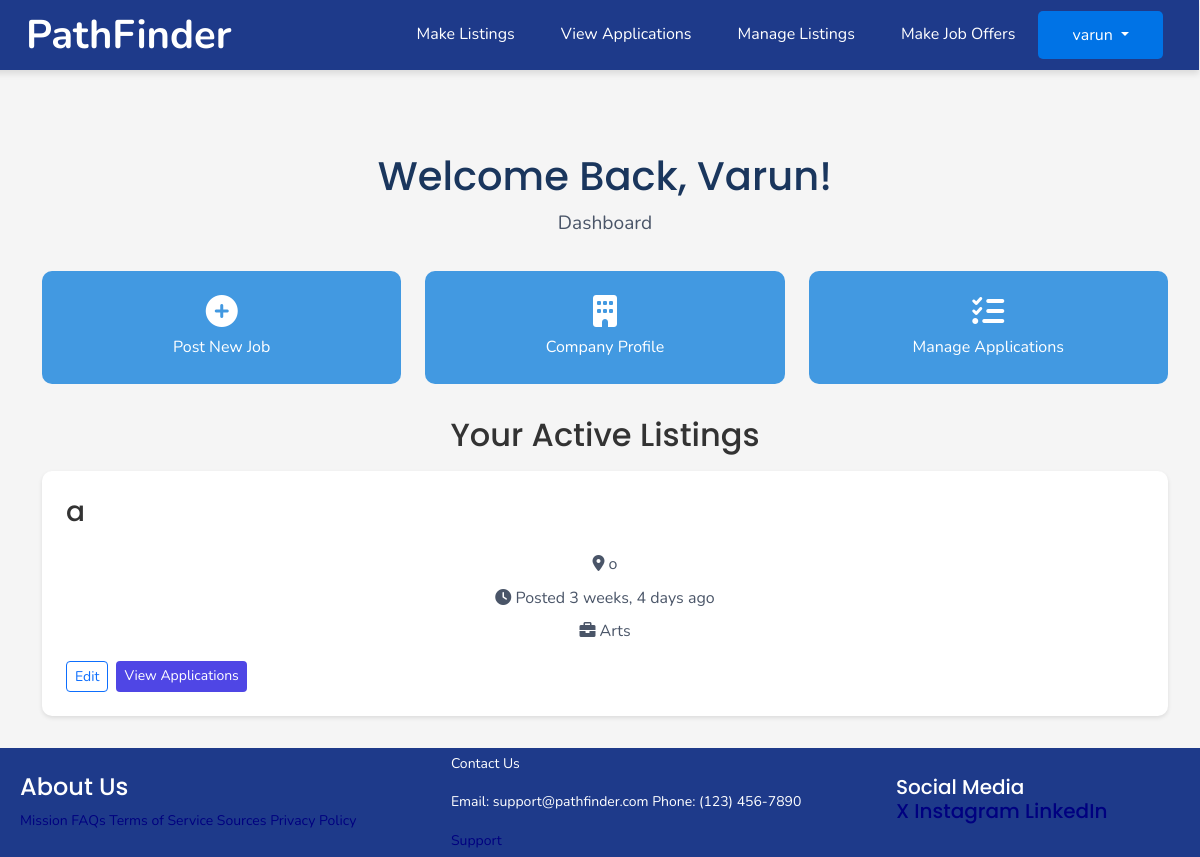
Before: / (signed in) with the older database file.
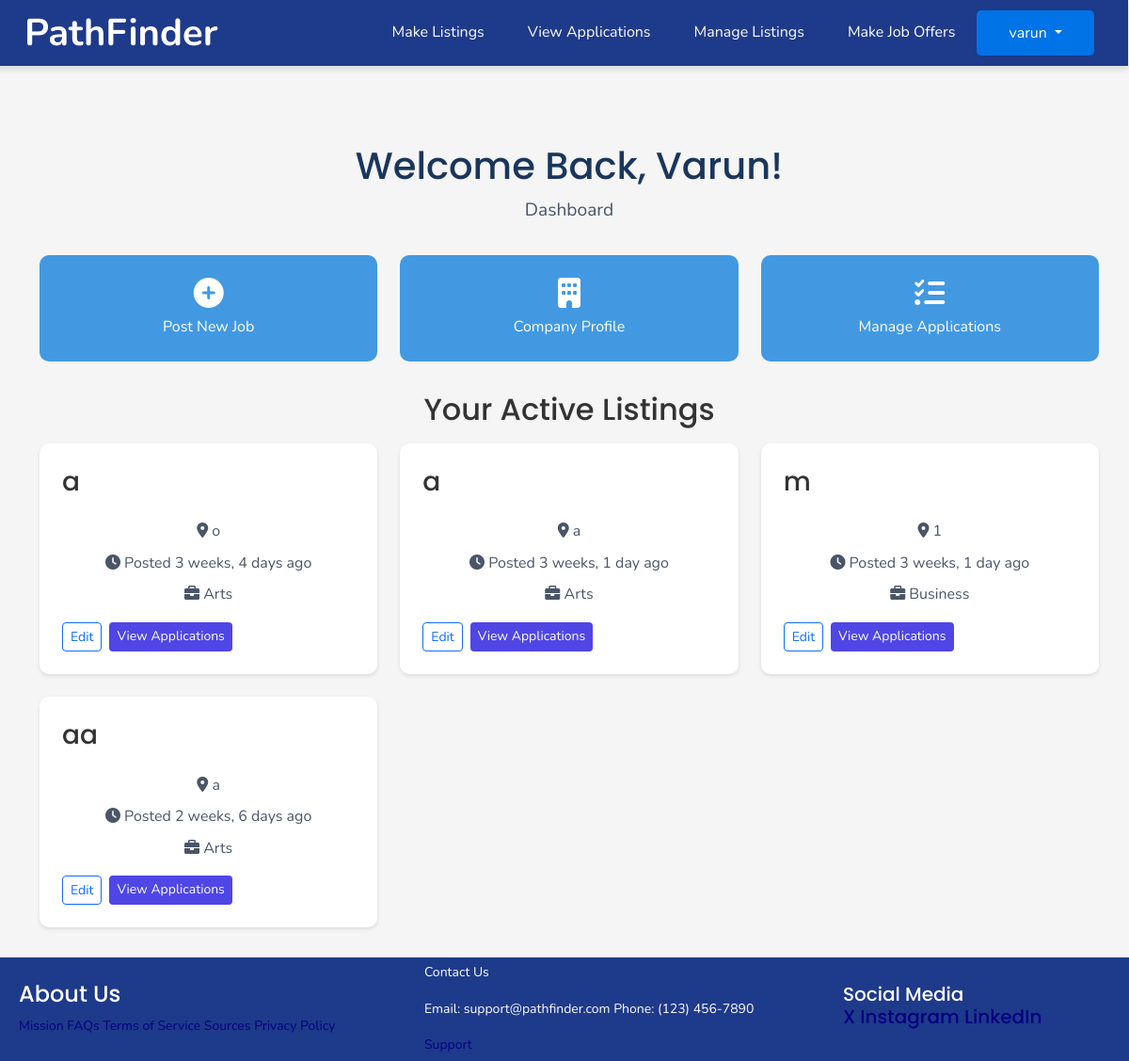
After: the same page with the newer database file.
### joblist/models.py (models this page shows, shortened)
class CustomUser(AbstractUser):
    choices = ( ("Student", "Student"),
               ("Employer", "Employer"),
               ("Mentor", "Mentor"))
    role = models.CharField(max_length=20, choices = choices)
    first_name = models.TextField()
    last_name = models.TextField()
    choices = ( ("male", "male"),
               ("female", "female"),
               ("prefer not to say", "prefer not to say"))
    gender = models.CharField(choices=choices, max_length=20)
    birthday = models.DateField(null=True, blank=True)
    phone = models.TextField()
    email = models.TextField()
    status_mentor = models.TextField(default="pending")
    mentor = models.ForeignKey(applicationMentor, on_delete=models.CASCADE, null = True, blank=True)
    address = models.TextField()
    offers = models.ManyToManyField(JobListing, related_name='offers', blank=True)
    recieveemails = models.BooleanField(default=False)
    REQUIRED_FIELDS = ["phone","birthday","gender", "email", "address", "first_name", "last_name", "role"]

class JobListing(models.Model):
    jobtypechoices = ( ("Arts", "Arts"),
                      ("Business", "Business"),
                        ("Communications", "Communications"),
                        ("Education", "Education"),
                        ("Healthcare", "Healthcare"),
                        ("Hospitality", "Hospitality"),
                        ("Information Technology", "Information Technology"),
                        ("Law Enforcement", "Law Enforcement"),
                        ("Sales and Marketing", "Sales and Marketing"),
                        ("Science", "Science"),
                        ("Transportation", "Transportation"),
                        ("Other", "Other"
                        ))
    jobfield = models.CharField(
        choices=jobtypechoices,
        max_length=100,
        null=True,
        blank=True,
        default='other')
    job_title = models.CharField(max_length=100)
    description = models.TextField()
    date_posted = models.DateTimeField(default=timezone.now)
    salary = models.IntegerField()
    author = models.ForeignKey(User, on_delete=models.CASCADE)
    company_name = models.CharField(max_length=100, default='Unknown Company')
    location = models.CharField(max_length=100)
    benefits = models.TextField(max_length=1000)
    job_type = models.CharField(choices = (("Part-Time", "Part-Time"), ("Full-Time", "Full-Time"), ("Other", "Other")), max_length=100)
    job_requirements = models.TextField(max_length=100)
    company_info = models.TextField(max_length=1000)
    notes = models.TextField(max_length=1000)
    status = models.TextField()

### joblist/views.py (the view, shortened to what this page needs)
# urls.py: path('', views.home, name="homepage"),
def home(request):
    user = request.user
    context = {'user': user}
    if user.is_authenticated:
        if user.is_superuser:
            context['admin'] = True
            context['total_users'] = CustomUser.objects.count()
            context['total_jobs'] = JobListing.objects.count()
            context['total_applications'] = JobApply.objects.count()
            job_categories = JobListing.objects.values('job_type').annotate(count=Count('job_type'))
            context['job_categories'] = {item['job_type']: item['count'] for item in job_categories}
        else:
            context['admin'] = False
            if user.role == "Employer":
                job_listings = JobListing.objects.filter(author=user)
                context['job_listings'] = job_listings
                apps_per_job = {}
                for job in job_listings:
                    apps_per_job[job.job_title] = JobApply.objects.filter(job=job).count()
                context['apps_per_job'] = apps_per_job
    return render(request, 'joblist/home.html', context)

### joblist/templates/joblist/home.html (shortened to what this page needs)
{% extends "joblist/base.html" %}
{% load static %}
{% block content %}
<link rel="stylesheet" href="{% static 'css/homepage.css' %}">
{% if user.is_authenticated %}
    {% if user.is_superuser %}
    <div class="admin-dashboard">
        <h2>Admin Dashboard</h2>
        <div class="admin-buttons">
            <a href = '{% url 'approve-mentor' %}' class="admin-btn">
                <i class="fas fa-users"></i>
                Start Reviewing Mentors
            </a>
            <a href = '{% url 'approve-job' %}' class="admin-btn">
                <i class="fas fa-briefcase"></i>
                Start Reviewing Jobs
            </a>
        </div>
    </div>
    {% elif user.role == "Employer" %}
    <div class="dashboard-container">
        <div class="welcome-section">
            <h1>Welcome Back, {{ user.first_name }}!</h1>
            <p class="welcome-subtitle">{{ user.company_name }} Dashboard</p>
        </div>
        <div class="quick-actions">
            <a href="{% url 'make-listings' -1 %}" class="action-card">
                <i class="fas fa-plus-circle"></i>
                <span>Post New Job</span>
            </a>
            <a href="{% url 'manage-listings' %}" class="action-card">
                <i class="fas fa-building"></i>
                <span>Company Profile</span>
            </a>
            <a href="{% url 'view-applications' %}" class="action-card">
                <i class="fas fa-tasks"></i>
                <span>Manage Applications</span>
            </a>
        </div>
        <div class="listings-section">
            <h2>Your Active Listings</h2>
            <div class="listings-grid">
                {% if job_listings %}
                    {% for job in job_listings %}
                    <div class="listing-card">
                        <div class="listing-header">
                            <h3>{{ job.job_title }}       </h3>
                        </div>
                        <div class="listing-details">
                            <p><i class="fas fa-map-marker-alt"></i> {{ job.location }}</p>
                            <p><i class="fas fa-clock"></i> Posted {{ job.date_posted|timesince }} ago</p>
                            <p><i class="fas fa-briefcase"></i> {{ job.jobfield }}</p>
                        </div>
                        <div class="listing-actions">
                            <a href="{% url 'manage-listings' %}" class="btn btn-outline-primary btn-sm">Edit</a>
                            <a href="{% url 'view-applications' %}" class="btn btn-primary btn-sm">View Applications</a>
                        </div>
                    </div>
                    {% endfor %}
                {% else %}
                    <div class="empty-state">
                        <i class="fas fa-briefcase"></i>
                        <p>No active job listings</p>
                        <a href="{% url 'make-listings' -1 %}" class="btn btn-primary">Post Your First Job</a>
                    </div>
                {% endif %}
            </div>
        </div>
    </div>
{% endif %}
{% endif %}
{% endblock content %}

### joblist/templates/joblist/base.html (shortened to what this page needs)
{% load static %}
<!doctype html>
<html lang="en">
  <head>
    <link href='https://cdn.jsdelivr.net/npm/fullcalendar@5.11.3/main.css' rel='stylesheet' />
    <link rel="stylesheet" href="https://cdn.jsdelivr.net/npm/bootstrap@5.3.3/dist/css/bootstrap.min.css">
    <link rel="stylesheet" href="{% static 'css/styles.css' %}">
    <link rel="stylesheet" href="https://cdnjs.cloudflare.com/ajax/libs/font-awesome/6.0.0/css/all.min.css">
  </head>
  <body style="padding-left: 10px">
    <nav class="navbar navbar-expand-sm navbar-custom">
      <div class="container-fluid">
        <a class="navbar-brand" href="/">
          PathFinder
        </a>
        <div class="d-flex ms-auto align-items-center">
  {% if user.is_authenticated %}
  {% if user.is_superuser %}
        <ul class = "navbar-nav">
          <li class = "nav-item"><a class = "nav-link" href = "/">Home</a></li>
          <li class = "nav-item"><a class = "nav-link" href = "/approvelistings">View Pending Job Listings</a></li>
          <li class = "nav-item"><a class = "nav-link" href = "/approvementor">View Pending Mentor Applications</a></li>
        </ul>
    {% elif user.role == "Mentor" %}
          <ul class = "navbar-nav">
            <li class = "nav-item"><a class = "nav-link"href = "/mentorapply">Apply for Mentor</a></li>
            <li class = "nav-item"><a class = "nav-link" href = "/calendar">Calendar</a></li>
            <li class = "nav-item"><a class = "nav-link" href = "/students">Students</a></li>
          </ul>
    {% else %}
          <ul class = "navbar-nav">
            <li class = "nav-item"><a class = "nav-link" href = "{% url 'make-listings' -1 %}">Make Listings</a></li>
            <li class = "nav-item"><a class = "nav-link" href = "/view-applications">View Applications</a></li>
            <li class = "nav-item"><a class = "nav-link" href = "/manage-listings">Manage Listings</a></li>
            <li class = "nav-item"><a class = "nav-link" href = "/offers">Make Job Offers</a></li>
          </ul>
  {% endif %}
  <div class="dropdown" id = "userDropdown">
    <button class="btn dropdown-toggle" type="button" id="userDropdown" data-bs-toggle="dropdown" aria-expanded="false">
      {{ user.username }}
    </button>
  </div>
{% else %}
<a class="nav-link" href="{% url 'account_login' %}">Log In</a>
<a class="btn btn-get-started ms-3" style = "background-color: #1E3A8A; color: white;" href="{% url 'account_signup' %}">Sign Up</a>
{% endif %}
</div>
</div>
</nav>
    <div class="content-area">
      {% block content %}{% endblock %}
    </div>
    <div class="footer-container">
      <div class="footer">
        <div class="footer-heading footer-1">
          <h4>About Us</h4>
          <a href="#">Mission</a>
          <a href="#">FAQs</a>
          <a href="#">Terms of Service</a>
          <a href="/sources">Sources</a>
          <a href="#">Privacy Policy</a>
        </div>
        <div class="footer-heading footer-2">
          <p>Contact Us</p>
          <div style = "clear: both;">
          <p style = "display: inline-block">Email: support@pathfinder.com</p>
          <p style = "display: inline-block; ">Phone: (123) 456-7890</p>
        </div>
          <a  href="#">Support</a>
        </div>
        <div class="footer-heading footer-3">
          <h5>Social Media</52>
            <br>
          <a href="https://x.com/?mx=2">X</a>
          <a href="https://instagram.com">Instagram</a>
          <a href="https://linkedin.com">LinkedIn</a>
        </div>
      </div>
    </div>
  </body>
</html>

### joblist/static/css/styles.css (style rules this page uses)
body { font-family: 'Nunito', sans-serif; }
h1, h2, h3, h4, h5, h6 { font-family: 'Poppins', sans-serif; }
body { margin: 0; font-family: 'Arial', sans-serif; display: flex; flex-direction: column; min-height: 100vh; padding: 0; overflow-x: hidden; }
.navbar-custom { background-color: #1E3A8A; margin-left: -10px; position: fixed; top: 0; left: 0; right: 0; padding: 1rem 1.5rem; box-shadow: 0px 4px 6px rgba(0, 0, 0, 0.1); z-index: 1000; height: 70px; }
.navbar-custom .navbar-brand { color: #FFFFFF; font-size: 2.5rem; font-weight: bold; margin: 0; }
.navbar-custom .nav-link { color: #FFFFFF; text-decoration: none; padding: 0.5rem; }
body { margin: 0; padding: 0; font-family: 'Arial', sans-serif; background-color: #ffffff; color: #333333; line-height: 1.6; }
nav { background-color: #0058b0; color: #ffffff; padding: 15px 20px; display: flex; align-items: center; box-shadow: 0 2px 4px rgba(0, 0, 0, 0.1); position: fixed; top: 0; width: 100.78%; box-sizing: border-box; }
.dropdown { position: relative; display: inline-block; width: 125px; z-index: 11; }
.dropdown button { background-color: #0073e6; color: #ffffff; padding: 12px 20px; font-size: 16px; border: none; border-radius: 5px; cursor: pointer; text-align: center; width: 100%; box-sizing: border-box; transition: background-color 0.3s ease; }
.footer { background-color: #1E3A8A; color: white; padding: 5px 10px; display: flex; justify-content: space-between; align-items: center; flex-wrap: wrap; width: 101%; margin-top: auto; margin-left: -10px; text-align: left; }
.footer .footer-heading { flex: 1 1 auto; padding: 0 10px; font-size: 14px; }
.content-area { flex-grow: 1; padding: 0; margin-top: 120px; text-align: center; width: 100%; }
* { box-sizing: border-box; }
body { margin: 0; padding: 0; font-family: Arial, sans-serif; background-color: #f4f4f9; color: #333; }
nav { background-color: #333; color: #fff; padding: 10px 20px; display: flex; justify-content: space-between; align-items: center; }
nav a { color: #fff; text-decoration: none; margin: 0 15px; transition: color 0.3s ease; }
body { margin: 0; font-family: Arial, sans-serif; background-color: #f5f5f5; color: #333; overflow-x: hidden; overflow-y: scroll; }
a { text-decoration: none; color: #000080; transition: color 0.3s ease; }
button { background-color: #000080; color: #ffffff; border: none; padding: 10px 20px; border-radius: 4px; font-size: 14px; cursor: pointer; transition: background-color 0.3s ease; }
.btn-primary { background: #4F46E5; border: none; }

### joblist/static/css/homepage.css (style rules this page uses)
body { font-family: 'Nunito', sans-serif !important; }
h1, h2, h3, h4, h5, h6 { font-family: 'Poppins', sans-serif; }
.dashboard-container { max-width: 1200px; margin: 0 auto; padding: 2rem; }
.welcome-section { text-align: center; margin-bottom: 3rem; }
.welcome-section h1 { color: #1E3A8A; font-size: 2.5rem; margin-bottom: 0.5rem; }
.welcome-subtitle { color: #64748B; font-size: 1.2rem; }
.welcome-section { margin-bottom: 2rem; text-align: center; }
.welcome-section h1 { font-size: 2.5rem; color: #1a365d; margin-bottom: 0.5rem; }
.welcome-subtitle { color: #4a5568; font-size: 1.2rem; }
.quick-actions { display: grid; grid-template-columns: repeat(auto-fit, minmax(250px, 1fr)); gap: 1.5rem; margin-bottom: 2rem; }
.action-card { background: #4299e1; color: white; padding: 1.5rem; border-radius: 10px; text-align: center; text-decoration: none; transition: background-color 0.2s; display: flex; flex-direction: column; align-items: center; }
.action-card i { font-size: 2rem; margin-bottom: 0.5rem; }
.mentees-grid, .listings-grid { display: grid; grid-template-columns: repeat(auto-fit, minmax(300px, 1fr)); gap: 1.5rem; margin-top: 1rem; }
.mentee-card, .listing-card { background: white; border-radius: 10px; padding: 1.5rem; box-shadow: 0 2px 4px rgba(0,0,0,0.1); }
.mentee-header, .listing-header { display: flex; align-items: center; margin-bottom: 1rem; }
.mentee-details p, .listing-details p { margin: 0.5rem 0; color: #4a5568; }
.mentee-actions, .listing-actions { display: flex; gap: 0.5rem; margin-top: 1rem; }

Changed rows visible on the page:
added JobListing: job_title "a", location "a", date_posted "3 weeks, 1 day", jobfield "Arts"
added JobListing: job_title "m", location "1", date_posted "3 weeks, 1 day", jobfield "Business"
added JobListing: job_title "aa", location "a", date_posted "2 weeks, 6 days", jobfield "Arts"
